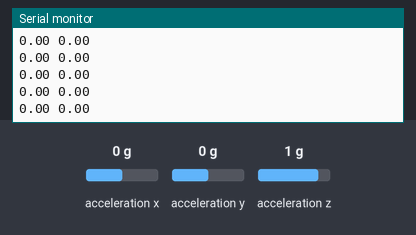
Simulated run of this sketch. Board: Arduino Uno, built with avr-gcc and run on an emulated ATmega328P. On the bench: the last lines printed to the serial monitor. Wiring (inferred from the names in the program): ADXL345 accelerometer at I2C address 0x53. The test bench sets the inputs (shaded band); at power-on: acceleration z 1 g, acceleration x 0 g, acceleration y 0 g.

Above: at 1.2 s.
1.3 s: acceleration z set to 0 g
At 2.3 s:
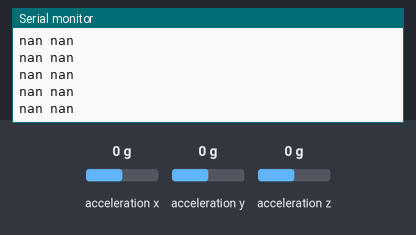
3.2 s: acceleration z set to -1.4 g
At 3.7 s:
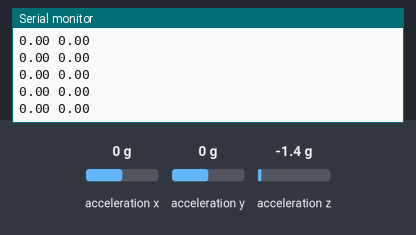
6.2 s: acceleration x set to -1.4 g
At 7.1 s:
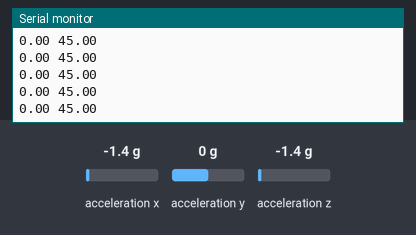
7.7 s: acceleration y set to -1.4 g
At 8.4 s:
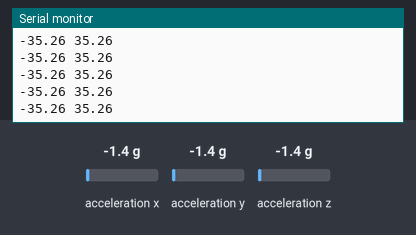
Timing chart, 0 to 10.2 s (numbered marks = the images above; inputs shaded):
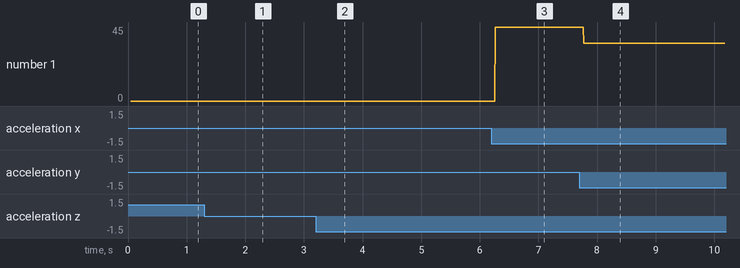

The sketch:

testAccelerometer.ino
```cpp
// Accelerometer variables
#include <Wire.h>
int ADXL345 = 0x53;
float X_out, Y_out, Z_out;
float rollAngle, pitchAngle = 0;

void setup() {
  Serial.begin(9600);

  //Accelerometer initialisation
  Wire.begin();
  Wire.beginTransmission(ADXL345);
  Wire.write(0x2D);
  Wire.write(8);
  Wire.endTransmission();
  delay(10);

  // X, Y & Z axis Calibration
  Wire.beginTransmission(ADXL345);
  Wire.write(0x1E);
  Wire.write(-2);
  Wire.endTransmission();
  delay(10);
  Wire.beginTransmission(ADXL345);
  Wire.write(0x1F);
  Wire.write(-0);
  Wire.endTransmission();
  delay(10);
  Wire.beginTransmission(ADXL345);
  Wire.write(0x20);
  Wire.write(+1);
  Wire.endTransmission();
  delay(10);
}

void loop() {
  // Read acceleromter data
  Wire.beginTransmission(ADXL345);
  Wire.write(0x32);
  Wire.endTransmission(false);
  Wire.requestFrom(ADXL345, 6, true);

  // Get the X, Y & Z values
  X_out = (Wire.read() | Wire.read() << 8);
  X_out = X_out / 256;
  Y_out = (Wire.read() | Wire.read() << 8);
  Y_out = Y_out / 256;
  Z_out = (Wire.read() | Wire.read() << 8);
  Z_out = Z_out / 256;

  // Calculate Roll and Pitch (rotation around X-axis, rotation around Y-axis)
  rollAngle = atan(Y_out / sqrt(pow(X_out, 2) + pow(Z_out, 2))) * 180 / PI;
  pitchAngle = atan(-1 * X_out / sqrt(pow(Y_out, 2) + pow(Z_out, 2))) * 180 / PI;

  // Prints
  // Serial.print("X= ");
  // Serial.print(X_out);
  // Serial.print("   Y= ");
  // Serial.print(Y_out);
  // Serial.print("   Zaxis: ");
  // Serial.print(Z_out);
  // Serial.print("   roll: ");
  Serial.print(rollAngle);
  // Serial.print("   pitch: ");
  Serial.print(" ");
  Serial.println(pitchAngle);
}
```

Measured:
- after the input at 1.3 s, the serial monitor: prints a new line after 0.07 s (image 1)
- after the input at 6.2 s, the serial monitor: prints a new line after 0.07 s (image 3)
- after the input at 7.7 s, the serial monitor: prints a new line after 0.08 s (image 4)
- plotted number 1: 0 → 45 after the input at 6.2 s, 45 → 35.26 after the input at 7.7 s
